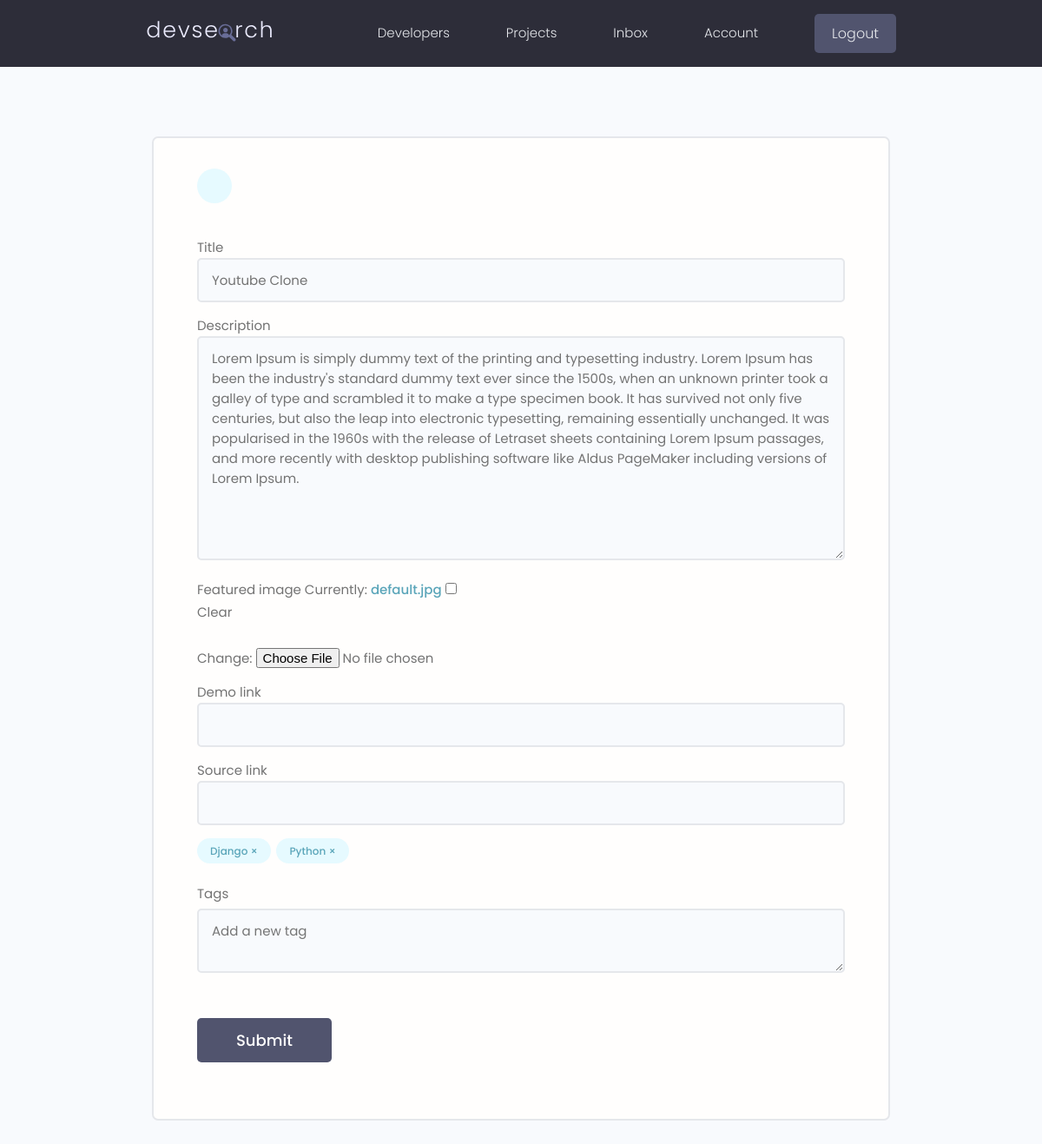
The app's page /projects/update-project/b657ed53-39eb-4628-ae42-4cea5bce9d81/ (signed in) with its own data.
### projects/models.py (models this page shows, shortened)
class Project(models.Model):
  id = models.UUIDField(default=uuid.uuid4, primary_key=True, unique=True, editable=False)
  owner = models.ForeignKey(Profile, null=True, blank=True, on_delete=models.CASCADE)
  title = models.CharField(max_length=200)
  description = models.TextField(null=True, blank=True)
  featured_image = models.ImageField(default="default.jpg", null=True, blank=True)
  demo_link = models.CharField(max_length=2000, null=True, blank=True)
  source_link = models.CharField(max_length=2000, null=True, blank=True)
  tags = models.ManyToManyField('Tag', blank=True)
  vote_total = models.IntegerField(default=0, null=True, blank=True)
  vote_ratio = models.IntegerField(default=0, null=True, blank=True)
  created = models.DateTimeField(auto_now_add=True)
  class Meta:
    ordering = ['-vote_ratio', '-vote_total', 'title']

class Tag(models.Model):
  id = models.UUIDField(default=uuid.uuid4, primary_key=True, unique=True, editable=False)
  name = models.CharField(max_length=200)
  created = models.DateTimeField(auto_now_add=True)

### projects/views.py (the view, shortened to what this page needs)
# urls.py: path('update-project/<str:pk>/', views.updateProject, name='update-project'),
@login_required(login_url='login')
def updateProject(request, pk):
  profile = request.user.profile
  project = profile.project_set.get(id=pk)
  form = ProjectForm(instance=project)
  context = {
    'form': form,
    'project': project
  }
  return render(request, 'projects/project_form.html', context)

### projects/forms.py
class ProjectForm(ModelForm):
  class Meta:
    model = Project
    exclude = [ 'owner', 'vote_ratio', 'vote_total', 'tags' ]
    widgets = {
      'tags': forms.CheckboxSelectMultiple()
    }
  def __init__(self, *args, **kwargs):
    super(ProjectForm, self).__init__(*args, **kwargs)
    for name, field in self.fields.items():
      field.widget.attrs.update({'class': 'input'})

### projects/templates/projects/project_form.html (shortened to what this page needs)
{% extends 'main.html' %}
{% block content %}
  <main class="formPage my-xl">
      <div class="content-box">
          <div class="formWrapper">
            <a class="backButton" href="{% url 'account' %}"></a>
            <br>
            <form action="" method="POST" enctype="multipart/form-data">
              {% for field in form %}
                <div class="form__field">
                    {{ field.label }}
                    {{ field }}
                </div>
              {% endfor %}
              <div class="form__field">
                {% for tag in project.tags.all %}
                  <div class="project-tag tag tag--pill tag--main" data-tag="{{ tag.id }}" data-project="{{ project.id }}">{{ tag.name }} &#215;</div>
                {% endfor %}
              </div>
              <div class="form__field">
                <label for="formInput#text">Tags</label>
                <textarea class="input" name="newtags" placeholder="Add a new tag"></textarea>
              </div>
              <input class="btn btn--sub btn--lg  my-md" type="submit" value="Submit" />
            </form>
          </div>
      </div>
  </main>
{% endblock content %}

### static/styles/app.css (style rules this page uses)
:root { --color-sub: #2d2d39; }
.btn--sub { background-color: var(--color-sub-light); }
.content-box { width: 95%; max-width: 85rem; margin: 0 auto; }
.backButton { background: var(--color-main-light); color: var(--color-main); width: 4rem; height: 4rem; display: flex; align-items: center; justify-content: center; border-radius: 50%; }
.formPage .formWrapper { list-style: none; background: var(--color-white); padding: 3.5rem 5rem; border: 2px solid var(--color-light); border-radius: 0.7rem; }

### static/uikit/styles/modules/_variables.css (style rules this page uses)
:root { --color-main: #5aa5b9; --color-main-light: #e6faff; --color-sub: #3f4156; --color-sub-light: #51546e; --color-sub-lighter: #ededfd; --color-text: #737373; --color-gray: #8b8b8b; --color-light: #e5e7eb; --color-light-gray: #767676; --color-bg: #f8fafd; --color-white: #fffefd; --color-white-light: #f3f3f3; --color-success: #359e64; --color-success-bg: #def8e8; --color-error: #fc4b0b; --color-error-bg: #fff2ee; --font-base: 'Poppins', arial, helvetica, 'Segoe UI', roboto, ubuntu, sans-serif; --font-monospace: 'Fira Code', 'Courier New', courier, monospace; --font-regular: 300; --font-medium: 500; --font-bold: 700; --generic-shadow: 1px 1px 5px #00000010; --generic-transition: all 0.3s ease-in-out; }

### static/uikit/styles/modules/_base.css (style rules this page uses)
* { margin: 0; padding: 0; box-sizing: border-box; text-rendering: optimizeLegibility; color: inherit; font-size: inherit; }
html { font-size: 50%; }
@media only screen and (min-width: 480px) { html { font-size: 56.25%; } }
@media only screen and (min-width: 1200px) { html { font-size: 62.5%; } }
body { line-height: 1.6; font-weight: 400; font-size: 1.5rem; color: var(--color-text); background-color: var(--color-bg); min-height: 100vh; }

### static/uikit/styles/modules/_typography.css (style rules this page uses)
* { font-family: var(--font-base); }
a { padding-bottom: 2px; text-decoration: none; display: inline-block; color: var(--color-main); font-weight: var(--font-medium); }

### static/uikit/styles/modules/_utilities.css (style rules this page uses)
.my-md { margin: 3rem auto; }
.my-xl { margin: 8rem auto; }

### static/uikit/styles/modules/_button.css (style rules this page uses)
.btn { display: inline-block; position: relative; cursor: pointer; background-color: var(--color-light); font-weight: var(--font-medium); color: var(--color-sub); text-decoration: none; padding: 1rem 2rem; border-radius: 0.5rem; border: none; width: -webkit-fit-content; width: -moz-fit-content; width: fit-content; height: -webkit-fit-content; height: -moz-fit-content; height: fit-content; font-size: 1.6rem; outline-width: 0; outline-color: transparent; -webkit-backface-visibility: hidden; backface-visibility: hidden; transition: all 0.3s ease-in-out; }
.btn--sub { background-color: var(--color-sub); color: var(--color-white); }
.btn--lg { font-size: 1.8rem; padding: 1.2rem 4.5rem; }

### static/uikit/styles/modules/_form.css (style rules this page uses)
.form__field { margin-top: 1.5rem; margin-bottom: 1.5rem; }
.form__label, .form__field > label { display: block; margin-bottom: 0.5rem; color: var(--color-text); }
input.input[type='text'], input.input[type='email'], input.input[type='password'], input.input[type='number'], textarea.input { min-width: 24rem; width: 100%; padding: 1.2rem 1.5rem; border-radius: 0.5rem; border: 2px solid var(--color-light); transition: all 0.3s ease-in-out; background-color: var(--color-bg); }

### static/uikit/styles/modules/_tag.css (style rules this page uses)
.tag { display: inline-flex; align-items: center; background-color: var(--color-sub); height: -webkit-fit-content; height: -moz-fit-content; height: fit-content; width: -webkit-fit-content; width: -moz-fit-content; width: fit-content; border-radius: 0.5rem; padding: 0.5rem 1.5rem; font-size: 1.2rem; cursor: pointer; }
.tag:not(:last-child) { margin-right: 0.25rem; margin-bottom: 0.75rem; }
.tag--pill { border-radius: 5rem; }
.tag--main, .tag--main > small { background: var(--color-main-light); color: var(--color-main); font-weight: 500; }

### records on screen
Project: form "Youtube Clone" "Lorem Ipsum is simply dummy text of the printing and typesetting industry. Lorem Ipsum has been the industry's standard dummy text ever since the 1500s, when an unknown printer took a galley of type and scrambled it to make a type specimen book. It has survived not only five centuries, but also the leap into electronic typesetting, remaining essentially unchanged. It was popularised in the 1960s with the release of Letraset sheets containing Lorem Ipsum passages, and more recently with desktop publishing software like Aldus PageMaker including versions of Lorem Ipsum."
Tag: name "Django"
Tag: name "Python"

### other values on screen
{{ field.label }} "Title" "Description" "Featured image" "Demo link" "Source link"
